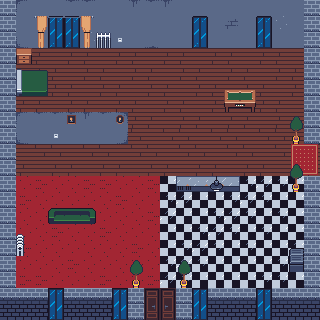

This is a level from a 2D game, rendered from its Tiled map with the project's own tilesets. A one-line summary and the complete map file follow:
An orthogonal 20x20 tile map with 16x16 px tiles, 4 tile layers (collision, terrain, upper, upper second), 3 tilesets.

<map version="1.10" tiledversion="1.11.2" orientation="orthogonal" renderorder="right-down" width="20" height="20" tilewidth="16" tileheight="16" infinite="0" nextlayerid="5" nextobjectid="1">
 <tileset firstgid="1" name="tileset_modern_rpg_background" tilewidth="16" tileheight="16" tilecount="256" columns="16">
  <image source="../../assets/Dark City 16x16 Tileset/tileset_modern_rpg_background.png" width="256" height="256" />
 </tileset>
 <tileset firstgid="257" name="tileset_modern_rpg_furniture" tilewidth="16" tileheight="16" tilecount="256" columns="16">
  <image source="../../assets/Dark City 16x16 Tileset/tileset_modern_rpg_furniture.png" width="256" height="256" />
 </tileset>
 <tileset firstgid="513" name="tileset_modern_rpg_props" tilewidth="16" tileheight="16" tilecount="256" columns="16">
  <image source="../../assets/Dark City 16x16 Tileset/tileset_modern_rpg_props.png" width="256" height="256" />
 </tileset>
 <layer id="4" name="collision" width="20" height="20">
  <properties>
   <property name="collidable" type="bool" value="true" />
  </properties>
  <data encoding="csv">
1,1,1,1,1,1,1,1,1,1,1,1,1,1,1,1,1,1,1,1,
1,1,1,1,1,1,1,1,1,1,1,1,1,1,1,1,1,1,1,1,
1,1,1,1,1,1,1,1,1,1,1,1,1,1,1,1,1,1,1,1,
1,1,0,0,0,0,0,0,0,0,0,0,0,0,0,0,0,0,0,1,
1,1,1,0,0,0,0,0,0,0,0,0,0,0,0,0,0,0,0,1,
1,1,1,0,0,0,0,0,0,0,0,0,0,0,0,0,0,0,0,1,
1,0,0,0,0,0,0,0,0,0,0,0,0,0,1,1,0,0,0,1,
1,1,1,1,1,1,1,1,0,0,0,0,0,0,0,0,0,0,0,1,
1,1,1,1,1,1,1,1,0,0,0,0,0,0,0,0,0,0,0,1,
1,0,0,0,0,0,0,0,0,0,0,0,0,0,0,0,0,0,0,0,
1,0,0,0,0,0,0,0,0,0,0,0,0,0,0,0,0,0,0,0,
1,0,0,0,0,0,0,0,0,0,0,1,1,1,1,0,0,0,0,1,
1,0,0,0,0,0,0,0,0,0,0,0,0,0,0,0,0,0,0,1,
1,0,0,1,1,1,0,0,0,0,0,0,0,0,0,0,0,0,0,1,
1,0,0,0,0,0,0,0,0,0,0,0,0,0,0,0,0,0,0,1,
1,1,0,0,0,0,0,0,0,0,0,0,0,0,0,0,0,0,0,1,
1,0,0,0,0,0,0,0,0,0,0,0,0,0,0,0,0,0,1,1,
1,0,0,0,0,0,0,0,0,0,0,0,0,0,0,0,0,0,0,1,
1,1,1,1,1,1,1,1,1,1,1,1,1,1,1,1,1,1,1,1,
1,1,1,1,1,1,1,1,1,1,1,1,1,1,1,1,1,1,1,1
</data>
 </layer>
 <layer id="1" name="terrain" width="20" height="20">
  <data encoding="csv">
86,41,57,57,42,42,57,57,43,42,43,57,57,57,57,57,57,57,57,2684354601,
86,57,57,57,57,57,57,57,57,57,57,57,57,57,58,57,57,45,57,57,
86,1610612777,57,57,57,45,57,57,57,3221225514,57,57,57,57,57,57,57,57,57,57,
86,2,2,3,2,2,3,2,2,3,2,2,3,2,2,3,2,2,3,86,
86,3,2,2,3,2,2,3,2,2,3,2,2,3,2,2,3,2,2,86,
86,2,3,2,2,3,2,2,3,2,2,3,2,2,3,2,2,3,2,86,
86,2,2,3,2,2,3,2,2,3,2,2,3,2,2,3,2,2,3,86,
86,41,42,42,42,43,42,2684354601,2,2,3,2,2,3,2,2,3,2,2,86,
86,1610612777,57,57,57,57,57,3221225513,4,3,4,4,3,4,4,3,4,4,3,86,
86,3,4,4,3,4,4,3,4,4,3,4,4,3,4,4,3,4,4,3,
86,2,3,2,2,3,2,2,3,2,2,3,2,2,3,2,2,3,2,2,
86,228,227,228,228,227,227,228,228,227,246,247,248,246,246,247,248,247,246,86,
86,227,228,228,228,228,228,227,228,228,247,248,246,246,247,248,247,246,246,86,
86,228,228,228,227,228,228,228,228,227,248,246,246,247,248,247,246,247,246,86,
86,228,228,227,228,228,227,228,228,228,246,246,247,248,247,246,247,246,246,86,
86,227,228,228,228,228,228,228,227,228,246,247,248,247,246,247,246,246,247,86,
86,228,228,228,227,228,228,228,228,228,247,248,247,246,246,246,246,247,247,86,
86,227,227,228,228,228,227,228,228,227,248,247,246,246,246,246,247,247,246,86,
87,87,87,53,87,87,87,53,86,15,16,86,53,87,87,87,53,87,87,87,
53,53,53,53,53,53,53,53,86,14,15,86,53,53,53,53,53,53,53,53
</data>
 </layer>
 <layer id="2" name="upper" width="20" height="20">
  <data encoding="csv">
0,0,0,0,0,0,0,0,0,0,0,0,0,0,0,0,0,0,0,86,
0,0,0,324,324,0,0,0,0,0,0,0,324,0,0,0,324,0,0,86,
0,0,521,340,340,0,452,520,0,0,0,0,340,0,0,0,340,0,0,86,
0,278,0,0,0,0,0,0,0,0,0,0,0,0,0,0,0,0,0,0,
0,2147484015,2147484014,0,0,0,0,0,0,0,0,0,0,0,0,0,0,0,0,0,
0,2147484031,2147484030,0,0,0,0,0,0,0,0,0,0,0,301,302,0,0,0,0,
0,0,0,0,0,0,0,0,0,0,0,0,0,0,317,318,0,0,0,0,
0,0,0,0,642,0,0,643,0,0,0,0,0,0,0,0,0,0,0,0,
0,0,0,520,0,0,0,0,0,0,0,0,0,0,0,0,0,0,0,0,
0,0,0,0,0,0,0,0,0,0,0,0,0,0,0,0,0,0,465,466,
0,0,0,0,0,0,0,0,0,0,0,0,0,0,0,0,0,0,481,482,
0,0,0,0,0,0,0,0,0,0,0,438,439,439,440,0,0,0,0,0,
0,0,0,0,0,0,0,0,0,0,0,0,0,0,0,0,0,0,0,0,
0,0,0,401,402,403,0,0,0,0,0,0,0,0,0,0,0,0,0,0,
0,0,0,0,0,0,0,0,0,0,0,0,0,0,0,0,0,0,0,0,
0,0,0,0,0,0,0,0,0,0,0,0,0,0,0,0,0,0,737,0,
0,0,0,0,0,0,0,0,363,0,0,363,0,0,0,0,0,0,753,0,
0,0,0,0,0,0,0,0,379,0,0,379,0,0,0,0,0,0,0,0,
0,0,0,324,0,0,0,324,0,2147483976,328,0,324,0,0,0,324,0,0,0,
0,0,0,340,0,0,0,340,0,2147483992,344,0,340,0,0,0,340,0,0,0
</data>
 </layer>
 <layer id="3" name="upper second" width="20" height="20">
  <data encoding="csv">
0,0,0,0,0,0,0,0,0,0,0,0,0,0,0,0,0,0,0,0,
0,0,397,398,398,399,0,0,0,0,0,0,0,0,0,0,0,0,0,0,
0,0,413,0,0,415,0,0,0,0,0,0,0,0,0,0,0,0,0,0,
0,0,0,0,0,0,0,0,0,0,0,0,0,0,0,0,0,0,0,0,
0,0,0,0,0,0,0,0,0,0,0,0,0,0,0,0,0,0,0,0,
0,0,0,0,0,0,0,0,0,0,0,0,0,0,0,0,0,0,0,0,
0,0,0,0,0,0,0,0,0,0,0,0,0,0,0,0,0,0,0,0,
0,0,0,0,0,0,0,0,0,0,0,0,0,0,0,0,0,0,363,0,
0,0,0,0,0,0,0,0,0,0,0,0,0,0,0,0,0,0,379,0,
0,0,0,0,0,0,0,0,0,0,0,0,0,0,0,0,0,0,0,0,
0,0,0,0,0,0,0,0,0,0,0,0,0,0,0,0,0,0,363,0,
0,0,0,0,0,0,0,0,0,0,0,0,0,456,0,0,0,0,379,0,
0,0,0,0,0,0,0,0,0,0,0,0,0,0,0,0,0,0,0,0,
0,0,0,0,0,0,0,0,0,0,0,0,0,0,0,0,0,0,0,0,
0,437,0,0,0,0,0,0,0,0,0,0,0,0,0,0,0,0,0,0,
0,453,0,0,0,0,0,0,0,0,0,0,0,0,0,0,0,0,0,0,
0,0,0,0,0,0,0,0,0,0,0,0,0,0,0,0,0,0,0,0,
0,0,0,0,0,0,0,0,0,0,0,0,0,0,0,0,0,0,0,0,
0,0,0,0,0,0,0,0,0,0,0,0,0,0,0,0,0,0,0,0,
0,0,0,0,0,0,0,0,0,0,0,0,0,0,0,0,0,0,0,0
</data>
 </layer>
</map>
